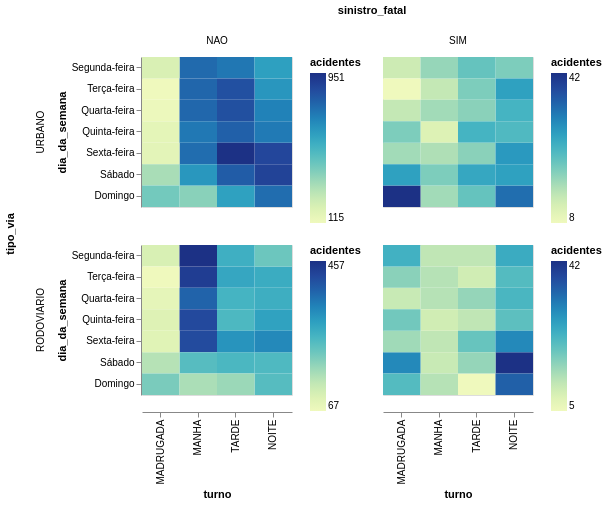

Here is the notebook cell this chart was saved with:
### Code cell
df_sinistros.group_by('dia_da_semana', 'turno', 'tipo_via', 'sinistro_fatal').agg(pl.len().alias('acidentes')) \
    .plot.rect(x='turno', color='acidentes', y='dia_da_semana', row='tipo_via', column='sinistro_fatal') \
    .properties(height=150, width=150) \
    .resolve_scale(color='independent')

### Figure 1 — Vega-Lite specification as saved in the notebook (floating-point values rounded to 4 significant figures)
{"config": {"view": {"continuousWidth": 300, "continuousHeight": 300}}, "data": {"name": "data-2e386ca91596dd97c33fedd84a44b998"}, "mark": {"type": "rect", "tooltip": true}, "encoding": {"color": {"field": "acidentes", "type": "quantitative"}, "column": {"field": "sinistro_fatal", "sort": ["NAO", "SIM"], "type": "ordinal"}, "row": {"field": "tipo_via", "sort": ["URBANO", "RODOVIARIO"], "type": "ordinal"}, "x": {"field": "turno", "sort": ["MADRUGADA", "MANHA", "TARDE", "NOITE"], "type": "ordinal"}, "y": {"field": "dia_da_semana", "sort": ["Segunda-feira", "Terça-feira", "Quarta-feira", "Quinta-feira", "Sexta-feira", "Sábado", "Domingo"], "type": "ordinal"}}, "height": 150, "params": [{"name": "param_1e9efca18e7a2868", "select": {"type": "interval", "encodings": ["x", "y"]}, "bind": "scales"}], "resolve": {"scale": {"color": "independent"}}, "width": 150, "$schema": "https://vega.github.io/schema/vega-lite/v6.4.1.json", "datasets": {"data-2e386ca91596dd97c33fedd84a44b998": [{"dia_da_semana": "Segunda-feira", "turno": "NOITE", "tipo_via": "URBANO", "sinistro_fatal": "SIM", "acidentes": 20}, {"dia_da_semana": "Quarta-feira", "turno": "TARDE", "tipo_via": "RODOVIARIO", "sinistro_fatal": "SIM", "acidentes": 16}, {"dia_da_semana": "Segunda-feira", "turno": "TARDE", "tipo_via": "URBANO", "sinistro_fatal": "SIM", "acidentes": 22}, {"dia_da_semana": "Domingo", "turno": "NOITE", "tipo_via": "RODOVIARIO", "sinistro_fatal": "NAO", "acidentes": 244}, {"dia_da_semana": "Quarta-feira", "turno": "MADRUGADA", "tipo_via": "RODOVIARIO", "sinistro_fatal": "NAO", "acidentes": 86}, {"dia_da_semana": "Segunda-feira", "turno": "MADRUGADA", "tipo_via": "URBANO", "sinistro_fatal": "SIM", "acidentes": 13}, {"dia_da_semana": "Terça-feira", "turno": "TARDE", "tipo_via": "RODOVIARIO", "sinistro_fatal": "NAO", "acidentes": 286}, {"dia_da_semana": "Sexta-feira", "turno": "NOITE", "tipo_via": "URBANO", "sinistro_fatal": "NAO", "acidentes": 870}, {"dia_da_semana": "Sexta-feira", "turno": "MANHA", "tipo_via": "URBANO", "sinistro_fatal": "NAO", "acidentes": 756}, {"dia_da_semana": "Quinta-feira", "turno": "MANHA", "tipo_via": "URBANO", "sinistro_fatal": "SIM", "acidentes": 11}, {"dia_da_semana": "Terça-feira", "turno": "NOITE", "tipo_via": "URBANO", "sinistro_fatal": "SIM", "acidentes": 28}, {"dia_da_semana": "Domingo", "turno": "MANHA", "tipo_via": "URBANO", "sinistro_fatal": "SIM", "acidentes": 17}, {"dia_da_semana": "Quinta-feira", "turno": "TARDE", "tipo_via": "URBANO", "sinistro_fatal": "SIM", "acidentes": 25}, {"dia_da_semana": "Terça-feira", "turno": "MADRUGADA", "tipo_via": "URBANO", "sinistro_fatal": "NAO", "acidentes": 115}, {"dia_da_semana": "Sexta-feira", "turno": "MANHA", "tipo_via": "RODOVIARIO", "sinistro_fatal": "NAO", "acidentes": 412}, {"dia_da_semana": "Terça-feira", "turno": "MANHA", "tipo_via": "URBANO", "sinistro_fatal": "SIM", "acidentes": 14}, {"dia_da_semana": "Domingo", "turno": "MANHA", "tipo_via": "URBANO", "sinistro_fatal": "NAO", "acidentes": 387}, {"dia_da_semana": "Terça-feira", "turno": "MANHA", "tipo_via": "RODOVIARIO", "sinistro_fatal": "NAO", "acidentes": 435}, {"dia_da_semana": "Segunda-feira", "turno": "TARDE", "tipo_via": "URBANO", "sinistro_fatal": "NAO", "acidentes": 731}, {"dia_da_semana": "Quarta-feira", "turno": "NOITE", "tipo_via": "RODOVIARIO", "sinistro_fatal": "SIM", "acidentes": 23}, {"dia_da_semana": "Domingo", "turno": "TARDE", "tipo_via": "URBANO", "sinistro_fatal": "SIM", "acidentes": 22}, {"dia_da_semana": "Quarta-feira", "turno": "TARDE", "tipo_via": "URBANO", "sinistro_fatal": "NAO", "acidentes": 841}, {"dia_da_semana": "Sexta-feira", "turno": "MANHA", "tipo_via": "RODOVIARIO", "sinistro_fatal": "SIM", "acidentes": 12}, {"dia_da_semana": "Terça-feira", "turno": "TARDE", "tipo_via": "URBANO", "sinistro_fatal": "SIM", "acidentes": 20}, {"dia_da_semana": "Sábado", "turno": "NOITE", "tipo_via": "RODOVIARIO", "sinistro_fatal": "NAO", "acidentes": 251}, {"dia_da_semana": "Sábado", "turno": "NOITE", "tipo_via": "URBANO", "sinistro_fatal": "NAO", "acidentes": 884}, {"dia_da_semana": "Quinta-feira", "turno": "TARDE", "tipo_via": "RODOVIARIO", "sinistro_fatal": "NAO", "acidentes": 253}, {"dia_da_semana": "Segunda-feira", "turno": "MADRUGADA", "tipo_via": "RODOVIARIO", "sinistro_fatal": "NAO", "acidentes": 110}, {"dia_da_semana": "Terça-feira", "turno": "MADRUGADA", "tipo_via": "URBANO", "sinistro_fatal": "SIM", "acidentes": 8}, {"dia_da_semana": "Quarta-feira", "turno": "MADRUGADA", "tipo_via": "RODOVIARIO", "sinistro_fatal": "SIM", "acidentes": 11}, {"dia_da_semana": "Quinta-feira", "turno": "NOITE", "tipo_via": "RODOVIARIO", "sinistro_fatal": "NAO", "acidentes": 294}, {"dia_da_semana": "Sábado", "turno": "TARDE", "tipo_via": "RODOVIARIO", "sinistro_fatal": "NAO", "acidentes": 256}, {"dia_da_semana": "Quarta-feira", "turno": "TARDE", "tipo_via": "RODOVIARIO", "sinistro_fatal": "NAO", "acidentes": 262}, {"dia_da_semana": "Terça-feira", "turno": "NOITE", "tipo_via": "URBANO", "sinistro_fatal": "NAO", "acidentes": 640}, {"dia_da_semana": "Sexta-feira", "turno": "MANHA", "tipo_via": "URBANO", "sinistro_fatal": "SIM", "acidentes": 16}, {"dia_da_semana": "Sábado", "turno": "MANHA", "tipo_via": "URBANO", "sinistro_fatal": "SIM", "acidentes": 20}, {"dia_da_semana": "Quinta-feira", "turno": "MADRUGADA", "tipo_via": "RODOVIARIO", "sinistro_fatal": "NAO", "acidentes": 101}, {"dia_da_semana": "Sexta-feira", "turno": "MADRUGADA", "tipo_via": "URBANO", "sinistro_fatal": "SIM", "acidentes": 17}, {"dia_da_semana": "Terça-feira", "turno": "MADRUGADA", "tipo_via": "RODOVIARIO", "sinistro_fatal": "SIM", "acidentes": 17}, {"dia_da_semana": "Domingo", "turno": "TARDE", "tipo_via": "RODOVIARIO", "sinistro_fatal": "SIM", "acidentes": 5}, {"dia_da_semana": "Sábado", "turno": "NOITE", "tipo_via": "RODOVIARIO", "sinistro_fatal": "SIM", "acidentes": 42}, {"dia_da_semana": "Quarta-feira", "turno": "MANHA", "tipo_via": "RODOVIARIO", "sinistro_fatal": "NAO", "acidentes": 379}, {"dia_da_semana": "Quinta-feira", "turno": "MADRUGADA", "tipo_via": "URBANO", "sinistro_fatal": "NAO", "acidentes": 160}, {"dia_da_semana": "Sexta-feira", "turno": "TARDE", "tipo_via": "URBANO", "sinistro_fatal": "SIM", "acidentes": 19}, {"dia_da_semana": "Sexta-feira", "turno": "MADRUGADA", "tipo_via": "URBANO", "sinistro_fatal": "NAO", "acidentes": 164}, {"dia_da_semana": "Terça-feira", "turno": "MANHA", "tipo_via": "RODOVIARIO", "sinistro_fatal": "SIM", "acidentes": 13}, {"dia_da_semana": "Quinta-feira", "turno": "TARDE", "tipo_via": "URBANO", "sinistro_fatal": "NAO", "acidentes": 792}, {"dia_da_semana": "Segunda-feira", "turno": "MANHA", "tipo_via": "URBANO", "sinistro_fatal": "NAO", "acidentes": 766}, {"dia_da_semana": "Domingo", "turno": "TARDE", "tipo_via": "RODOVIARIO", "sinistro_fatal": "NAO", "acidentes": 177}, {"dia_da_semana": "Quarta-feira", "turno": "NOITE", "tipo_via": "URBANO", "sinistro_fatal": "SIM", "acidentes": 25}, {"dia_da_semana": "Segunda-feira", "turno": "NOITE", "tipo_via": "RODOVIARIO", "sinistro_fatal": "SIM", "acidentes": 25}, {"dia_da_semana": "Quarta-feira", "turno": "NOITE", "tipo_via": "RODOVIARIO", "sinistro_fatal": "NAO", "acidentes": 273}, {"dia_da_semana": "Sexta-feira", "turno": "NOITE", "tipo_via": "RODOVIARIO", "sinistro_fatal": "NAO", "acidentes": 330}, {"dia_da_semana": "Domingo", "turno": "NOITE", "tipo_via": "URBANO", "sinistro_fatal": "SIM", "acidentes": 34}, {"dia_da_semana": "Quarta-feira", "turno": "MANHA", "tipo_via": "RODOVIARIO", "sinistro_fatal": "SIM", "acidentes": 13}, {"dia_da_semana": "Quarta-feira", "turno": "MADRUGADA", "tipo_via": "URBANO", "sinistro_fatal": "NAO", "acidentes": 128}, {"dia_da_semana": "Sábado", "turno": "MANHA", "tipo_via": "RODOVIARIO", "sinistro_fatal": "NAO", "acidentes": 243}, {"dia_da_semana": "Sábado", "turno": "MANHA", "tipo_via": "RODOVIARIO", "sinistro_fatal": "SIM", "acidentes": 11}, {"dia_da_semana": "Quinta-feira", "turno": "TARDE", "tipo_via": "RODOVIARIO", "sinistro_fatal": "SIM", "acidentes": 12}, {"dia_da_semana": "Quarta-feira", "turno": "MADRUGADA", "tipo_via": "URBANO", "sinistro_fatal": "SIM", "acidentes": 14}, {"dia_da_semana": "Quinta-feira", "turno": "MANHA", "tipo_via": "RODOVIARIO", "sinistro_fatal": "SIM", "acidentes": 10}, {"dia_da_semana": "Quinta-feira", "turno": "NOITE", "tipo_via": "URBANO", "sinistro_fatal": "NAO", "acidentes": 721}, {"dia_da_semana": "Segunda-feira", "turno": "MADRUGADA", "tipo_via": "RODOVIARIO", "sinistro_fatal": "SIM", "acidentes": 24}, {"dia_da_semana": "Quarta-feira", "turno": "MANHA", "tipo_via": "URBANO", "sinistro_fatal": "NAO", "acidentes": 772}, {"dia_da_semana": "Quarta-feira", "turno": "TARDE", "tipo_via": "URBANO", "sinistro_fatal": "SIM", "acidentes": 19}, {"dia_da_semana": "Domingo", "turno": "NOITE", "tipo_via": "URBANO", "sinistro_fatal": "NAO", "acidentes": 756}, {"dia_da_semana": "Sexta-feira", "turno": "TARDE", "tipo_via": "RODOVIARIO", "sinistro_fatal": "SIM", "acidentes": 20}, {"dia_da_semana": "Sábado", "turno": "MADRUGADA", "tipo_via": "RODOVIARIO", "sinistro_fatal": "NAO", "acidentes": 152}, {"dia_da_semana": "Terça-feira", "turno": "MADRUGADA", "tipo_via": "RODOVIARIO", "sinistro_fatal": "NAO", "acidentes": 67}, {"dia_da_semana": "Segunda-feira", "turno": "TARDE", "tipo_via": "RODOVIARIO", "sinistro_fatal": "SIM", "acidentes": 12}, {"dia_da_semana": "Domingo", "turno": "MADRUGADA", "tipo_via": "URBANO", "sinistro_fatal": "SIM", "acidentes": 42}, {"dia_da_semana": "Domingo", "turno": "MADRUGADA", "tipo_via": "RODOVIARIO", "sinistro_fatal": "NAO", "acidentes": 208}, {"dia_da_semana": "Quinta-feira", "turno": "NOITE", "tipo_via": "RODOVIARIO", "sinistro_fatal": "SIM", "acidentes": 21}, {"dia_da_semana": "Terça-feira", "turno": "NOITE", "tipo_via": "RODOVIARIO", "sinistro_fatal": "NAO", "acidentes": 277}, {"dia_da_semana": "Segunda-feira", "turno": "NOITE", "tipo_via": "RODOVIARIO", "sinistro_fatal": "NAO", "acidentes": 220}, {"dia_da_semana": "Sábado", "turno": "TARDE", "tipo_via": "URBANO", "sinistro_fatal": "SIM", "acidentes": 27}, {"dia_da_semana": "Sábado", "turno": "MADRUGADA", "tipo_via": "RODOVIARIO", "sinistro_fatal": "SIM", "acidentes": 30}, {"dia_da_semana": "Quinta-feira", "turno": "MANHA", "tipo_via": "RODOVIARIO", "sinistro_fatal": "NAO", "acidentes": 415}, {"dia_da_semana": "Sábado", "turno": "MANHA", "tipo_via": "URBANO", "sinistro_fatal": "NAO", "acidentes": 638}, {"dia_da_semana": "Terça-feira", "turno": "NOITE", "tipo_via": "RODOVIARIO", "sinistro_fatal": "SIM", "acidentes": 22}, {"dia_da_semana": "Segunda-feira", "turno": "MADRUGADA", "tipo_via": "URBANO", "sinistro_fatal": "NAO", "acidentes": 204}, {"dia_da_semana": "Sábado", "turno": "MADRUGADA", "tipo_via": "URBANO", "sinistro_fatal": "NAO", "acidentes": 323}, {"dia_da_semana": "Domingo", "turno": "TARDE", "tipo_via": "URBANO", "sinistro_fatal": "NAO", "acidentes": 606}, {"dia_da_semana": "Sexta-feira", "turno": "NOITE", "tipo_via": "URBANO", "sinistro_fatal": "SIM", "acidentes": 29}, {"dia_da_semana": "Quinta-feira", "turno": "MANHA", "tipo_via": "URBANO", "sinistro_fatal": "NAO", "acidentes": 726}, {"dia_da_semana": "Segunda-feira", "turno": "MANHA", "tipo_via": "RODOVIARIO", "sinistro_fatal": "NAO", "acidentes": 457}, {"dia_da_semana": "Sexta-feira", "turno": "TARDE", "tipo_via": "RODOVIARIO", "sinistro_fatal": "NAO", "acidentes": 315}, {"dia_da_semana": "Sábado", "turno": "TARDE", "tipo_via": "URBANO", "sinistro_fatal": "NAO", "acidentes": 804}, {"dia_da_semana": "Sexta-feira", "turno": "TARDE", "tipo_via": "URBANO", "sinistro_fatal": "NAO", "acidentes": 951}, {"dia_da_semana": "Domingo", "turno": "MANHA", "tipo_via": "RODOVIARIO", "sinistro_fatal": "NAO", "acidentes": 162}, {"dia_da_semana": "Domingo", "turno": "MADRUGADA", "tipo_via": "RODOVIARIO", "sinistro_fatal": "SIM", "acidentes": 22}, {"dia_da_semana": "Domingo", "turno": "NOITE", "tipo_via": "RODOVIARIO", "sinistro_fatal": "SIM", "acidentes": 35}, {"dia_da_semana": "Quarta-feira", "turno": "NOITE", "tipo_via": "URBANO", "sinistro_fatal": "NAO", "acidentes": 699}, {"dia_da_semana": "Segunda-feira", "turno": "TARDE", "tipo_via": "RODOVIARIO", "sinistro_fatal": "NAO", "acidentes": 271}, {"dia_da_semana": "Segunda-feira", "turno": "MANHA", "tipo_via": "RODOVIARIO", "sinistro_fatal": "SIM", "acidentes": 12}, {"dia_da_semana": "Segunda-feira", "turno": "NOITE", "tipo_via": "URBANO", "sinistro_fatal": "NAO", "acidentes": 610}, {"dia_da_semana": "Segunda-feira", "turno": "MANHA", "tipo_via": "URBANO", "sinistro_fatal": "SIM", "acidentes": 18}, {"dia_da_semana": "Terça-feira", "turno": "TARDE", "tipo_via": "URBANO", "sinistro_fatal": "NAO", "acidentes": 840}, {"dia_da_semana": "Terça-feira", "turno": "MANHA", "tipo_via": "URBANO", "sinistro_fatal": "NAO", "acidentes": 777}, {"dia_da_semana": "Domingo", "turno": "MADRUGADA", "tipo_via": "URBANO", "sinistro_fatal": "NAO", "acidentes": 430}, {"dia_da_semana": "Sexta-feira", "turno": "MADRUGADA", "tipo_via": "RODOVIARIO", "sinistro_fatal": "SIM", "acidentes": 15}, {"dia_da_semana": "Terça-feira", "turno": "TARDE", "tipo_via": "RODOVIARIO", "sinistro_fatal": "SIM", "acidentes": 10}, {"dia_da_semana": "Domingo", "turno": "MANHA", "tipo_via": "RODOVIARIO", "sinistro_fatal": "SIM", "acidentes": 13}, {"dia_da_semana": "Sábado", "turno": "NOITE", "tipo_via": "URBANO", "sinistro_fatal": "SIM", "acidentes": 28}, {"dia_da_semana": "Quinta-feira", "turno": "MADRUGADA", "tipo_via": "URBANO", "sinistro_fatal": "SIM", "acidentes": 20}, {"dia_da_semana": "Quinta-feira", "turno": "NOITE", "tipo_via": "URBANO", "sinistro_fatal": "SIM", "acidentes": 24}, {"dia_da_semana": "Sexta-feira", "turno": "MADRUGADA", "tipo_via": "RODOVIARIO", "sinistro_fatal": "NAO", "acidentes": 96}, {"dia_da_semana": "Sábado", "turno": "TARDE", "tipo_via": "RODOVIARIO", "sinistro_fatal": "SIM", "acidentes": 16}, {"dia_da_semana": "Quarta-feira", "turno": "MANHA", "tipo_via": "URBANO", "sinistro_fatal": "SIM", "acidentes": 17}, {"dia_da_semana": "Sexta-feira", "turno": "NOITE", "tipo_via": "RODOVIARIO", "sinistro_fatal": "SIM", "acidentes": 30}, {"dia_da_semana": "Quinta-feira", "turno": "MADRUGADA", "tipo_via": "RODOVIARIO", "sinistro_fatal": "SIM", "acidentes": 19}, {"dia_da_semana": "Sábado", "turno": "MADRUGADA", "tipo_via": "URBANO", "sinistro_fatal": "SIM", "acidentes": 28}]}}
